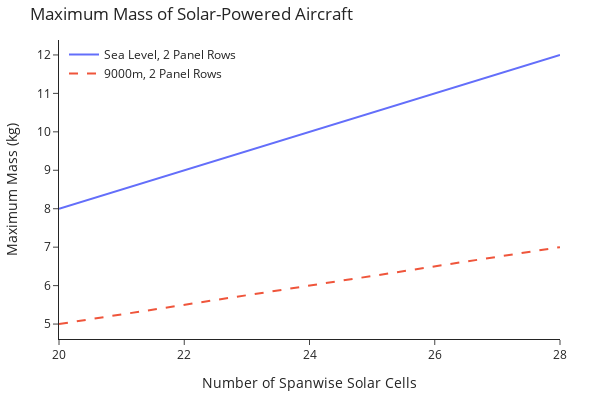

Notebook cell for this chart:
### Code cell
from functools import partial

mass = np.linspace(1, 20, 20)
drag_multiplier = 1.12

results = []

for altitude in [0, 9000]:  # [0, 9000]:
    atm = Atmosphere.alt(altitude)
    for ncols in [2]:
        for nrows in np.arange(20, 30, 4):

            def get_power(row):
                return propulsion(atm, row.fs_v, row.drag * drag_multiplier)

            results.append(
                solar_wing(nrows, ncols, clarky)
                .minimize(
                    get_power,
                    atm,
                    mass * 9.81,
                )
                .assign(
                    altitude=altitude,
                    mass=mass,
                    nrows=nrows,
                    ncols=ncols,
                    solar_power=nrows * ncols * cell_power,
                )
            )

results = pd.concat(results).rename(columns=dict(minVal="power"))

rdf = (
    results.loc[results.power <= results.solar_power]
    .groupby(["altitude", "nrows", "ncols"])
    .apply(lambda df: df.loc[df.mass == df.mass.max()], include_groups=False)
    .reset_index()
)


colors = px.colors.qualitative.Plotly
fig = go.Figure()

for i, ((altitude, ncols), df) in enumerate(rdf.groupby(["altitude", "ncols"])):
    fig.add_trace(
        go.Scatter(
            x=df.nrows,
            y=df.mass,
            mode="lines",
            line=dict(color=colors[i % 3], dash="solid" if altitude == 0 else "dash"),
            name=f"{'Sea Level' if altitude == 0 else str(altitude) + 'm'}, {ncols} Panel Rows",
        )
    )
fig.update_layout(
    template="simple_white",
    title="Maximum Mass of Solar-Powered Aircraft",
    xaxis_title="Number of Spanwise Solar Cells",
    yaxis_title="Maximum Mass (kg)",
    width=600,
    height=400,
    legend=dict(yanchor="top", y=1, xanchor="left", x=0.01),
    margin=dict(l=40, r=40, t=40, b=40),
)

### Figure 1 — Plotly figure (JSON) as saved in the notebook; plotly's stock layout.template omitted (floating-point values rounded to 4 significant figures)
{"data": [{"line": {"color": "#636EFA", "dash": "solid"}, "mode": "lines", "name": "Sea Level, 2 Panel Rows", "type": "scatter", "x": [20, 24, 28], "y": [8.0, 10.0, 12.0]}, {"line": {"color": "#EF553B", "dash": "dash"}, "mode": "lines", "name": "9000m, 2 Panel Rows", "type": "scatter", "x": [20, 24, 28], "y": [5.0, 6.0, 7.0]}], "layout": {"height": 400, "legend": {"x": 0.01, "xanchor": "left", "y": 1, "yanchor": "top"}, "margin": {"b": 40, "l": 40, "r": 40, "t": 40}, "title": {"text": "Maximum Mass of Solar-Powered Aircraft"}, "width": 600, "xaxis": {"title": {"text": "Number of Spanwise Solar Cells"}}, "yaxis": {"title": {"text": "Maximum Mass (kg)"}}}}
